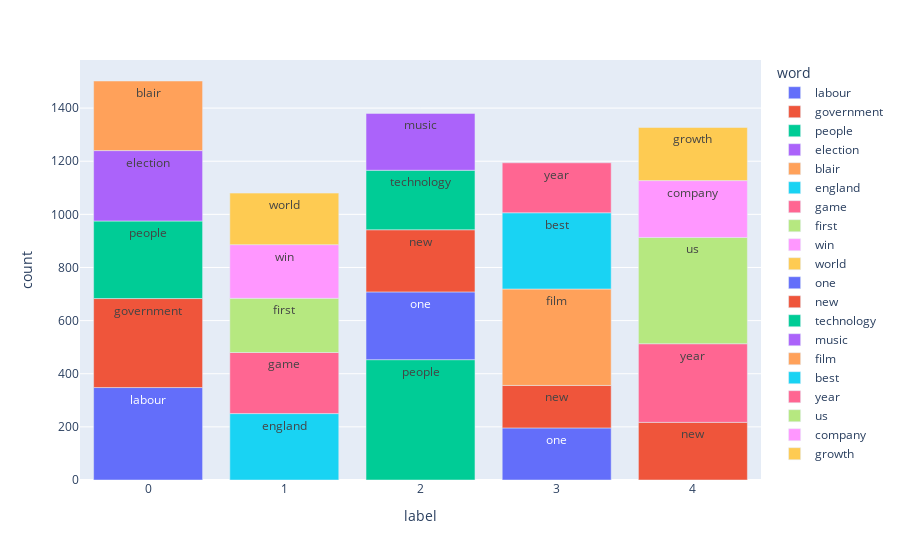

Notebook source saved alongside this figure:
### Code cell
fig = px.bar(results_df, x='label', y='count', color='word', text='word')
# # fig = px.bar(word_freq_df, x='word', y='count', title='Częstość występowania słów')
fig.show()

### Figure 1 — Plotly figure (JSON) as saved in the notebook; plotly's stock layout.template omitted (floating-point values rounded to 4 significant figures)
{"data": [{"alignmentgroup": "True", "hovertemplate": "word=%{text}<br>label=%{x}<br>count=%{y}<extra></extra>", "legendgroup": "labour", "marker": {"color": "#636efa", "pattern": {"shape": ""}}, "name": "labour", "offsetgroup": "labour", "orientation": "v", "showlegend": true, "text": ["labour"], "textposition": "auto", "type": "bar", "x": [0], "xaxis": "x", "y": [348], "yaxis": "y"}, {"alignmentgroup": "True", "hovertemplate": "word=%{text}<br>label=%{x}<br>count=%{y}<extra></extra>", "legendgroup": "government", "marker": {"color": "#EF553B", "pattern": {"shape": ""}}, "name": "government", "offsetgroup": "government", "orientation": "v", "showlegend": true, "text": ["government"], "textposition": "auto", "type": "bar", "x": [0], "xaxis": "x", "y": [335], "yaxis": "y"}, {"alignmentgroup": "True", "hovertemplate": "word=%{text}<br>label=%{x}<br>count=%{y}<extra></extra>", "legendgroup": "people", "marker": {"color": "#00cc96", "pattern": {"shape": ""}}, "name": "people", "offsetgroup": "people", "orientation": "v", "showlegend": true, "text": ["people", "people"], "textposition": "auto", "type": "bar", "x": [0, 2], "xaxis": "x", "y": [292, 453], "yaxis": "y"}, {"alignmentgroup": "True", "hovertemplate": "word=%{text}<br>label=%{x}<br>count=%{y}<extra></extra>", "legendgroup": "election", "marker": {"color": "#ab63fa", "pattern": {"shape": ""}}, "name": "election", "offsetgroup": "election", "orientation": "v", "showlegend": true, "text": ["election"], "textposition": "auto", "type": "bar", "x": [0], "xaxis": "x", "y": [265], "yaxis": "y"}, {"alignmentgroup": "True", "hovertemplate": "word=%{text}<br>label=%{x}<br>count=%{y}<extra></extra>", "legendgroup": "blair", "marker": {"color": "#FFA15A", "pattern": {"shape": ""}}, "name": "blair", "offsetgroup": "blair", "orientation": "v", "showlegend": true, "text": ["blair"], "textposition": "auto", "type": "bar", "x": [0], "xaxis": "x", "y": [262], "yaxis": "y"}, {"alignmentgroup": "True", "hovertemplate": "word=%{text}<br>label=%{x}<br>count=%{y}<extra></extra>", "legendgroup": "england", "marker": {"color": "#19d3f3", "pattern": {"shape": ""}}, "name": "england", "offsetgroup": "england", "orientation": "v", "showlegend": true, "text": ["england"], "textposition": "auto", "type": "bar", "x": [1], "xaxis": "x", "y": [250], "yaxis": "y"}, {"alignmentgroup": "True", "hovertemplate": "word=%{text}<br>label=%{x}<br>count=%{y}<extra></extra>", "legendgroup": "game", "marker": {"color": "#FF6692", "pattern": {"shape": ""}}, "name": "game", "offsetgroup": "game", "orientation": "v", "showlegend": true, "text": ["game"], "textposition": "auto", "type": "bar", "x": [1], "xaxis": "x", "y": [230], "yaxis": "y"}, {"alignmentgroup": "True", "hovertemplate": "word=%{text}<br>label=%{x}<br>count=%{y}<extra></extra>", "legendgroup": "first", "marker": {"color": "#B6E880", "pattern": {"shape": ""}}, "name": "first", "offsetgroup": "first", "orientation": "v", "showlegend": true, "text": ["first"], "textposition": "auto", "type": "bar", "x": [1], "xaxis": "x", "y": [204], "yaxis": "y"}, {"alignmentgroup": "True", "hovertemplate": "word=%{text}<br>label=%{x}<br>count=%{y}<extra></extra>", "legendgroup": "win", "marker": {"color": "#FF97FF", "pattern": {"shape": ""}}, "name": "win", "offsetgroup": "win", "orientation": "v", "showlegend": true, "text": ["win"], "textposition": "auto", "type": "bar", "x": [1], "xaxis": "x", "y": [202], "yaxis": "y"}, {"alignmentgroup": "True", "hovertemplate": "word=%{text}<br>label=%{x}<br>count=%{y}<extra></extra>", "legendgroup": "world", "marker": {"color": "#FECB52", "pattern": {"shape": ""}}, "name": "world", "offsetgroup": "world", "orientation": "v", "showlegend": true, "text": ["world"], "textposition": "auto", "type": "bar", "x": [1], "xaxis": "x", "y": [194], "yaxis": "y"}, {"alignmentgroup": "True", "hovertemplate": "word=%{text}<br>label=%{x}<br>count=%{y}<extra></extra>", "legendgroup": "one", "marker": {"color": "#636efa", "pattern": {"shape": ""}}, "name": "one", "offsetgroup": "one", "orientation": "v", "showlegend": true, "text": ["one", "one"], "textposition": "auto", "type": "bar", "x": [2, 3], "xaxis": "x", "y": [255, 196], "yaxis": "y"}, {"alignmentgroup": "True", "hovertemplate": "word=%{text}<br>label=%{x}<br>count=%{y}<extra></extra>", "legendgroup": "new", "marker": {"color": "#EF553B", "pattern": {"shape": ""}}, "name": "new", "offsetgroup": "new", "orientation": "v", "showlegend": true, "text": ["new", "new", "new"], "textposition": "auto", "type": "bar", "x": [2, 3, 4], "xaxis": "x", "y": [234, 160, 217], "yaxis": "y"}, {"alignmentgroup": "True", "hovertemplate": "word=%{text}<br>label=%{x}<br>count=%{y}<extra></extra>", "legendgroup": "technology", "marker": {"color": "#00cc96", "pattern": {"shape": ""}}, "name": "technology", "offsetgroup": "technology", "orientation": "v", "showlegend": true, "text": ["technology"], "textposition": "auto", "type": "bar", "x": [2], "xaxis": "x", "y": [224], "yaxis": "y"}, {"alignmentgroup": "True", "hovertemplate": "word=%{text}<br>label=%{x}<br>count=%{y}<extra></extra>", "legendgroup": "music", "marker": {"color": "#ab63fa", "pattern": {"shape": ""}}, "name": "music", "offsetgroup": "music", "orientation": "v", "showlegend": true, "text": ["music"], "textposition": "auto", "type": "bar", "x": [2], "xaxis": "x", "y": [214], "yaxis": "y"}, {"alignmentgroup": "True", "hovertemplate": "word=%{text}<br>label=%{x}<br>count=%{y}<extra></extra>", "legendgroup": "film", "marker": {"color": "#FFA15A", "pattern": {"shape": ""}}, "name": "film", "offsetgroup": "film", "orientation": "v", "showlegend": true, "text": ["film"], "textposition": "auto", "type": "bar", "x": [3], "xaxis": "x", "y": [363], "yaxis": "y"}, {"alignmentgroup": "True", "hovertemplate": "word=%{text}<br>label=%{x}<br>count=%{y}<extra></extra>", "legendgroup": "best", "marker": {"color": "#19d3f3", "pattern": {"shape": ""}}, "name": "best", "offsetgroup": "best", "orientation": "v", "showlegend": true, "text": ["best"], "textposition": "auto", "type": "bar", "x": [3], "xaxis": "x", "y": [287], "yaxis": "y"}, {"alignmentgroup": "True", "hovertemplate": "word=%{text}<br>label=%{x}<br>count=%{y}<extra></extra>", "legendgroup": "year", "marker": {"color": "#FF6692", "pattern": {"shape": ""}}, "name": "year", "offsetgroup": "year", "orientation": "v", "showlegend": true, "text": ["year", "year"], "textposition": "auto", "type": "bar", "x": [3, 4], "xaxis": "x", "y": [188, 296], "yaxis": "y"}, {"alignmentgroup": "True", "hovertemplate": "word=%{text}<br>label=%{x}<br>count=%{y}<extra></extra>", "legendgroup": "us", "marker": {"color": "#B6E880", "pattern": {"shape": ""}}, "name": "us", "offsetgroup": "us", "orientation": "v", "showlegend": true, "text": ["us"], "textposition": "auto", "type": "bar", "x": [4], "xaxis": "x", "y": [400], "yaxis": "y"}, {"alignmentgroup": "True", "hovertemplate": "word=%{text}<br>label=%{x}<br>count=%{y}<extra></extra>", "legendgroup": "company", "marker": {"color": "#FF97FF", "pattern": {"shape": ""}}, "name": "company", "offsetgroup": "company", "orientation": "v", "showlegend": true, "text": ["company"], "textposition": "auto", "type": "bar", "x": [4], "xaxis": "x", "y": [214], "yaxis": "y"}, {"alignmentgroup": "True", "hovertemplate": "word=%{text}<br>label=%{x}<br>count=%{y}<extra></extra>", "legendgroup": "growth", "marker": {"color": "#FECB52", "pattern": {"shape": ""}}, "name": "growth", "offsetgroup": "growth", "orientation": "v", "showlegend": true, "text": ["growth"], "textposition": "auto", "type": "bar", "x": [4], "xaxis": "x", "y": [200], "yaxis": "y"}], "layout": {"barmode": "relative", "legend": {"title": {"text": "word"}, "tracegroupgap": 0}, "margin": {"t": 60}, "xaxis": {"anchor": "y", "domain": [0, 1], "title": {"text": "label"}}, "yaxis": {"anchor": "x", "domain": [0, 1], "title": {"text": "count"}}}}
